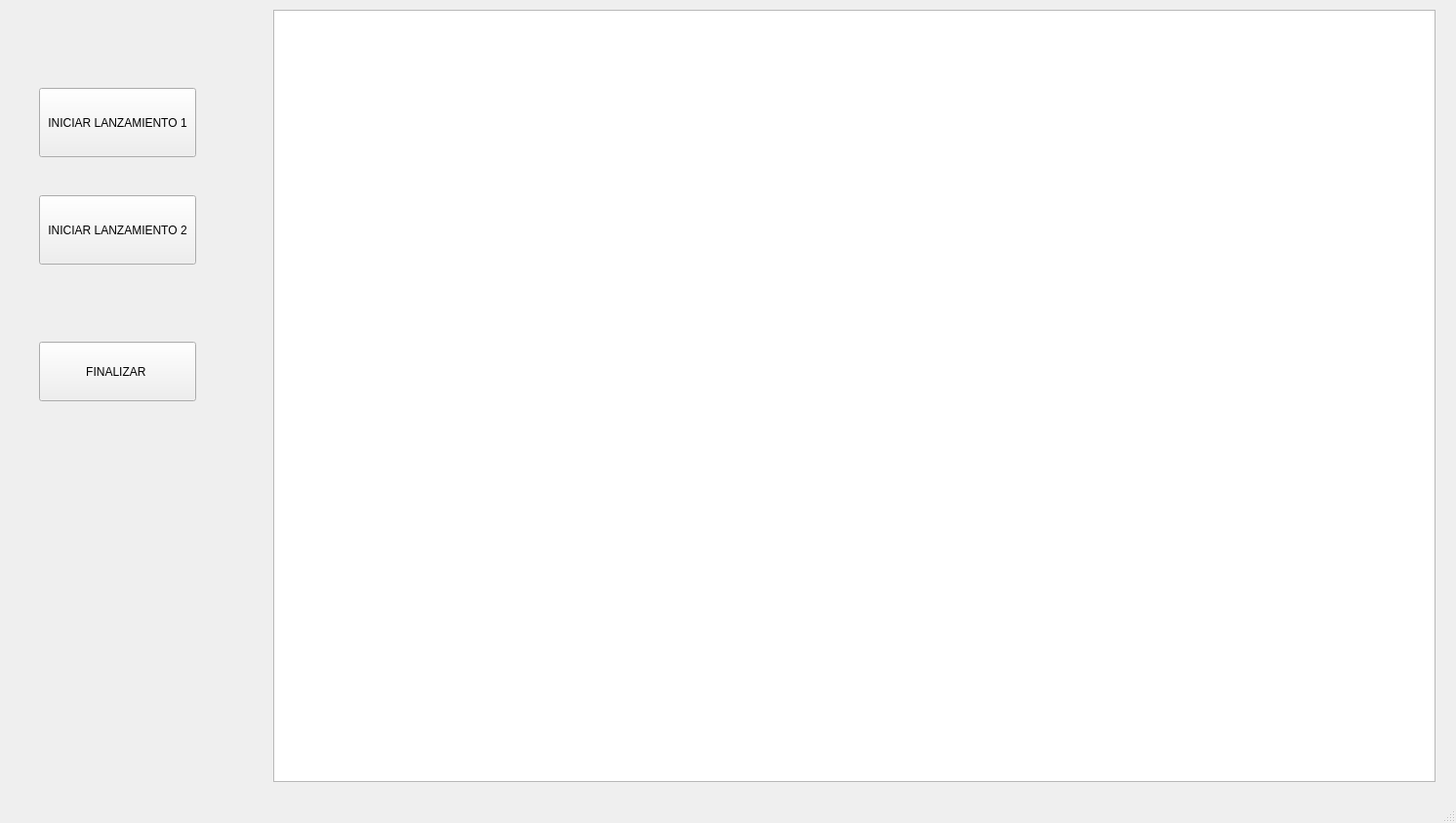
<?xml version="1.0" encoding="UTF-8"?>
<ui version="4.0">
 <class>Simulator</class>
 <widget class="QMainWindow" name="Simulator">
  <property name="geometry">
   <rect>
    <x>0</x>
    <y>0</y>
    <width>1492</width>
    <height>843</height>
   </rect>
  </property>
  <property name="windowTitle">
   <string>Simulator</string>
  </property>
  <widget class="QWidget" name="centralwidget">
   <widget class="QGraphicsView" name="graphicsView">
    <property name="geometry">
     <rect>
      <x>280</x>
      <y>10</y>
      <width>1191</width>
      <height>791</height>
     </rect>
    </property>
   </widget>
   <widget class="QPushButton" name="lanzamiento1_btn">
    <property name="geometry">
     <rect>
      <x>40</x>
      <y>90</y>
      <width>161</width>
      <height>71</height>
     </rect>
    </property>
    <property name="text">
     <string>INICIAR LANZAMIENTO 1</string>
    </property>
   </widget>
   <widget class="QPushButton" name="finalizar_btn">
    <property name="geometry">
     <rect>
      <x>40</x>
      <y>350</y>
      <width>161</width>
      <height>61</height>
     </rect>
    </property>
    <property name="text">
     <string>FINALIZAR </string>
    </property>
   </widget>
   <widget class="QPushButton" name="lanzamiento2_btn">
    <property name="geometry">
     <rect>
      <x>40</x>
      <y>200</y>
      <width>161</width>
      <height>71</height>
     </rect>
    </property>
    <property name="text">
     <string>INICIAR LANZAMIENTO 2</string>
    </property>
   </widget>
  </widget>
  <widget class="QMenuBar" name="menubar">
   <property name="geometry">
    <rect>
     <x>0</x>
     <y>0</y>
     <width>1492</width>
     <height>20</height>
    </rect>
   </property>
  </widget>
  <widget class="QStatusBar" name="statusbar"/>
 </widget>
 <resources/>
 <connections/>
</ui>
